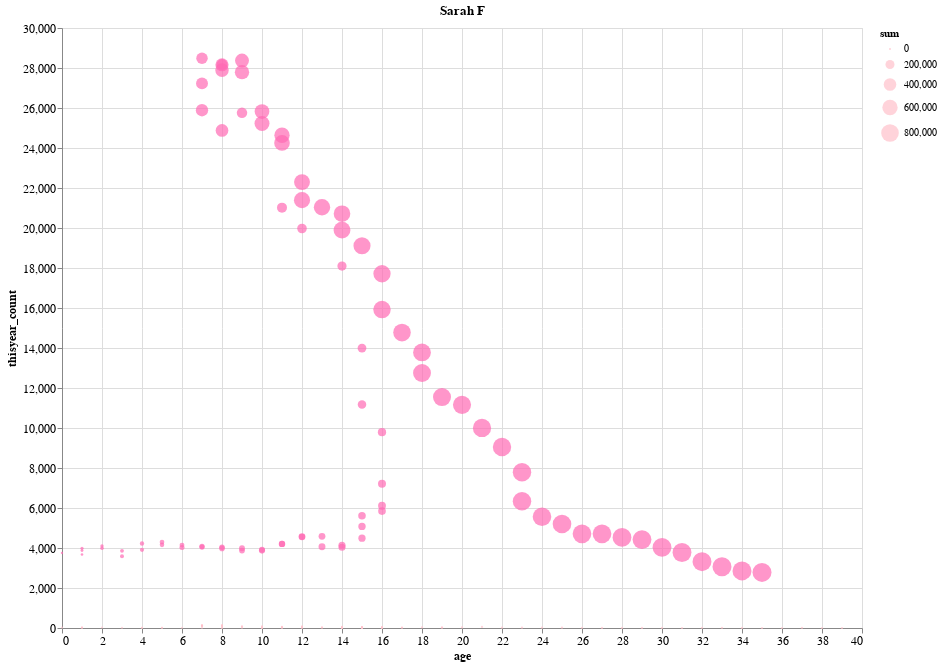

Write notebook code for a chart like this one.
### Code cell
chart = alt.Chart(result_data).mark_circle().encode(
    x='age',
    y='thisyear_count',
    size='sum',
    order='year',
    tooltip=['name', 'sex', 'year', 'age', 'thisyear_count', 'sum'],
    color=alt.condition(alt.datum['sex'] == gender, alt.value('#FF69B4'), alt.value(color))  
).properties(
    width=800,
    height=600,
    title= name + ' ' + gender
)

chart = chart.configure_axis(
    labelFontSize=12,
    titleFontSize=12
)

chart

### Figure 1 — Vega-Lite specification as saved in the notebook (floating-point values rounded to 4 significant figures; data arrays with more than 128 entries replaced by an {"elided": "..."} marker saying what was removed)
{"config": {"view": {"continuousWidth": 300, "continuousHeight": 300}, "axis": {"labelFontSize": 12, "titleFontSize": 12}}, "data": {"name": "data-2e76c744704a7bd0454fd5f04a2e8be2"}, "mark": {"type": "circle"}, "encoding": {"color": {"condition": {"test": "(datum['sex'] === 'F')", "value": "#FF69B4"}, "value": "pink"}, "order": {"field": "year", "type": "quantitative"}, "size": {"field": "sum", "type": "quantitative"}, "tooltip": [{"field": "name", "type": "nominal"}, {"field": "sex", "type": "nominal"}, {"field": "year", "type": "quantitative"}, {"field": "age", "type": "quantitative"}, {"field": "thisyear_count", "type": "quantitative"}, {"field": "sum", "type": "quantitative"}], "x": {"field": "age", "type": "quantitative"}, "y": {"field": "thisyear_count", "type": "quantitative"}}, "height": 600, "title": "Sarah F", "width": 800, "$schema": "https://vega.github.io/schema/vega-lite/v5.8.0.json", "datasets": {"data-2e76c744704a7bd0454fd5f04a2e8be2": {"elided": "170 records"}}}
